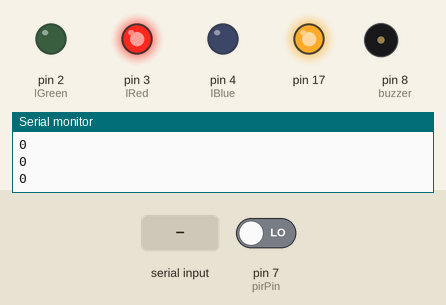
A sketch run on a simulated Arduino Leonardo, built with avr-gcc and run on an emulated ATmega32U4. Shown: output pins drawn as LEDs (lit = HIGH), buzzer (waves = sounding), the last lines printed to the serial monitor. The test bench sets the inputs (shaded band); at power-on: pin 7 (pirPin) LOW.

Above: at 1.2 s.
1.3 s: "H" received over Serial
At 2.2 s:
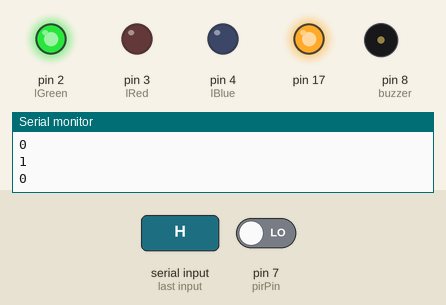
2.8 s: pin 7 (pirPin) driven HIGH
At 4.0 s:
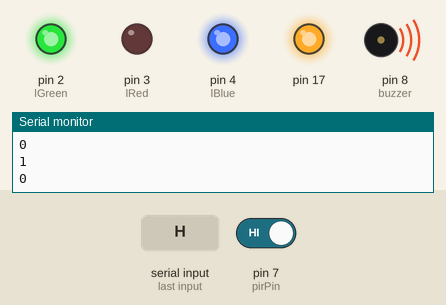
4.3 s: pin 7 (pirPin) driven LOW
At 5.5 s:
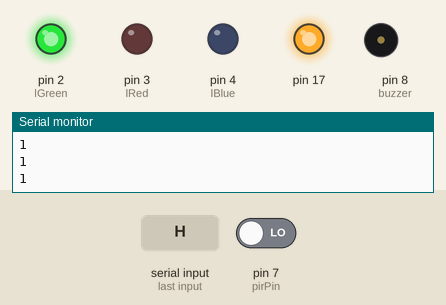
5.8 s: "L" received over Serial
At 6.8 s:
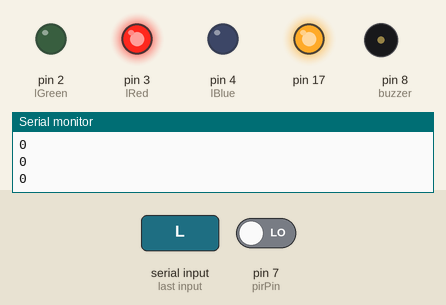
7.3 s: pin 7 (pirPin) driven HIGH
At 8.2 s:
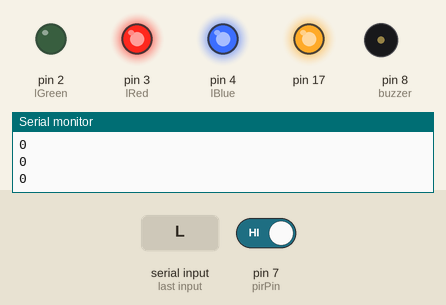
Timing chart, 0 to 9.8 s (numbered marks = the images above; inputs shaded):
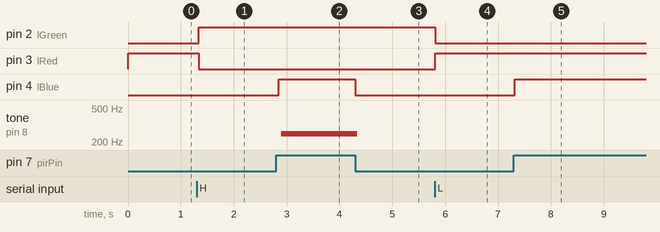

The sketch:

arduinoCode.ino
```cpp
#include <SPI.h>
#include <MFRC522.h>

#define RST_PIN   9     // Configurable, see typical pin layout above
#define SS_PIN    10    // Configurable, see typical pin layout above

MFRC522 mfrc522(SS_PIN, RST_PIN);   // Create MFRC522 instance

MFRC522::MIFARE_Key key;

byte joserraUID[4];
byte guest[4];

int pirPin = 7; // Input for HC-S501

int buzzer = 8; //the pin of the active buzzer

int pirValue;   // Place to store read PIR Value

int lGreen = 2; // Alarm ON
int lRed = 3;   // Alarm OFF
int lBlue = 4;  // Outside light

bool stateAlarm = false;
int ndetections = 0;
int oneTime = 0;

void setup()
{
  pinMode(pirPin, INPUT); //Movement sensor INPUT

  pinMode(buzzer, OUTPUT);//initialize the buzzer pin as an output

  pinMode(lGreen, OUTPUT);
  pinMode(lRed, OUTPUT);
  digitalWrite(lRed, HIGH);
  pinMode(lBlue, OUTPUT);

  //Initialize the serial port
  Serial.begin(9600); //Initialise the communication with the Rasp
  while (!Serial);    // Wait untilSerial is ready - Leonardo

  //Initialize the RFC reader
  SPI.begin();         // Init SPI bus
  mfrc522.PCD_Init();  // Init MFRC522 card

  // Prepare key - all keys are set to FFFFFFFFFFFFh at chip delivery from the factory.
  for (byte i = 0; i < 6; i++)
  {
    key.keyByte[i] = 0xFF;
  }

  //Key Chain -> Joserra
  joserraUID[0] = 0x19;
  joserraUID[1] = 0xEF;
  joserraUID[2] = 0x2A;
  joserraUID[3] = 0xB9;

  //RFC card -> Guests
  guest[0] = 0x69;
  guest[1] = 0xD1;
  guest[2] = 0xF6;
  guest[3] = 0x97;
}

void rfidRead()
{
  int matches = 0;

  // Look for new cards, and select one if present
  if (!mfrc522.PICC_IsNewCardPresent() || !mfrc522.PICC_ReadCardSerial())
  {
    delay(50);
    return;
  }

  // Now a card is selected. The UID and SAK is in mfrc522.uid.

  // Now, print the UID of the Card
  //Serial.print(F("Card UID:"));
  for (byte i = 0; i < mfrc522.uid.size; i++)
  {
    //Serial.print(mfrc522.uid.uidByte[i] < 0x10 ? " 0" : " ");
    //Serial.print(mfrc522.uid.uidByte[i], HEX);

    if(mfrc522.uid.uidByte[i] == joserraUID[i] || mfrc522.uid.uidByte[i] == guest[i])
    {
      matches++;
    }
  }
  //Serial.println();

  if(matches == 4)
  {
    //Serial.println("Bienvenido");
    //Serial.println();

    stateAlarm = !stateAlarm;
    ndetections = 0;
    //Serial.println(stateAlarm);
  }

  delay(1500);
}

void raspCommands()
{
  if (Serial.available())
  {
    char c = Serial.read(); //Store the command in a variable
    if (c == 'H')
    {
      //Turn ON the alarm
      stateAlarm = true;
      ndetections = 0;
    } else if (c == 'L')
    {
      //Turn OFF the alarm
      stateAlarm = false;
      ndetections = 0;
    }
  }
}

void loop()
{
  rfidRead();
  raspCommands();

  Serial.println(stateAlarm);
  Serial.println(ndetections);

  //Checks if the alarm is on or off
  if(stateAlarm)
  {
    digitalWrite(lGreen, HIGH);
    digitalWrite(lRed, LOW);

    pirValue = digitalRead(pirPin);
//    Serial.println("pirValue: ");
//    Serial.print(pirValue);
//    Serial.println();

    //if pirValue = 1 --> Movement
    //if pirValue = 0 --> No movement

    while(pirValue == 1)
    {
      if(oneTime == 0)
      {
        ndetections++;
        oneTime++;
      }
        digitalWrite(lBlue, HIGH);
        digitalWrite(buzzer, HIGH);
        delay(2);//wait for 2ms
        digitalWrite(buzzer, LOW);
        delay(2);//wait for 2ms
        pirValue = digitalRead(pirPin);
    }
    oneTime = 0;
    digitalWrite(lBlue, LOW);
  }
  else
  {
    digitalWrite(lGreen, LOW);
    digitalWrite(lRed, HIGH);

    pirValue = digitalRead(pirPin);
//    Serial.println("pirValue: ");
//    Serial.print(pirValue);
//    Serial.println();

    //if pirValue = 1 --> Movement
    //if pirValue = 0 --> No movement

    while(pirValue == 1)
    {
      digitalWrite(lBlue, HIGH);
      pirValue = digitalRead(pirPin);
//      Serial.println("pirValue: ");
//      Serial.print(pirValue);
//      Serial.println();
    }
    digitalWrite(lBlue, LOW);
  }
}
```

Measured:
- after the input at 1.3 s, pin 2 (lGreen): LOW → HIGH at once; pin 3 (lRed): HIGH → LOW at once
- after the input at 2.8 s, pin 4 (lBlue): LOW → HIGH after 0.05 s; tone on pin 8 (buzzer): silent → 249 Hz after 0.10 s
- after the input at 4.3 s, pin 4 (lBlue): HIGH → LOW at once; tone on pin 8 (buzzer): 249 Hz → silent at once
- after the input at 5.8 s, pin 2 (lGreen): HIGH → LOW at once; pin 3 (lRed): LOW → HIGH at once
- after the input at 7.3 s, pin 4 (lBlue): LOW → HIGH at once
